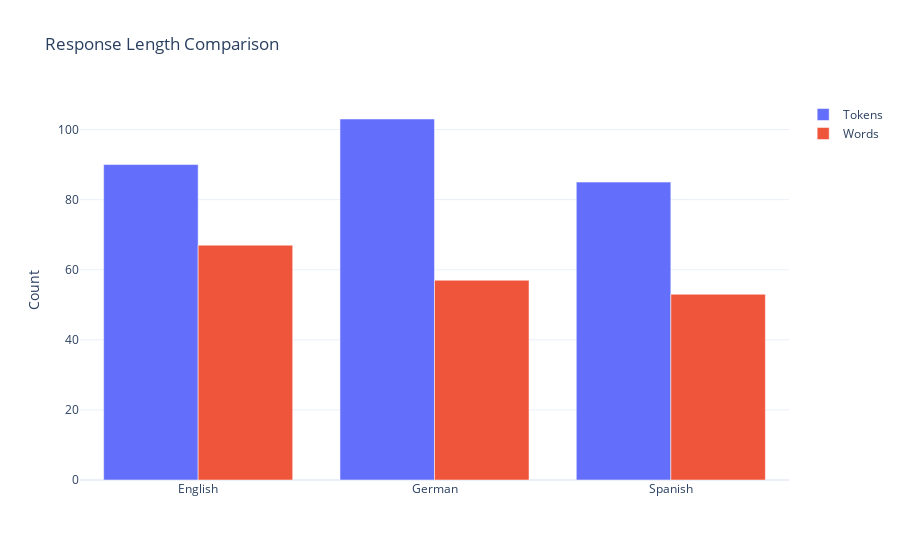

Notebook code for this chart:
### Markdown cell above
## 📈 Part 6: Visualization

Let's create a simple comparison chart:

### Code cell
import plotly.graph_objects as go

# Prepare data
languages = ['English', 'German', 'Spanish']
responses = [en_response, de_response, es_response]

token_counts = [r.tokens_output if r else 0 for r in responses]
word_counts = [
    quantitative.calculate_all_quantitative_metrics(r.content, r.tokens_output, lang)['length_metrics']['word_count']
    if r else 0
    for r, lang in zip(responses, ['en', 'de', 'es'])
]

# Create bar chart
fig = go.Figure(data=[
    go.Bar(name='Tokens', x=languages, y=token_counts),
    go.Bar(name='Words', x=languages, y=word_counts)
])

fig.update_layout(
    title='Response Length Comparison',
    barmode='group',
    yaxis_title='Count',
    template='plotly_white'
)

fig.show()

### Figure 1 — Plotly figure (JSON) as saved in the notebook; plotly's stock layout.template omitted (floating-point values rounded to 4 significant figures)
{"data": [{"name": "Tokens", "type": "bar", "x": ["English", "German", "Spanish"], "y": [90, 103, 85]}, {"name": "Words", "type": "bar", "x": ["English", "German", "Spanish"], "y": [67, 57, 53]}], "layout": {"autosize": true, "barmode": "group", "title": {"text": "Response Length Comparison"}, "xaxis": {"autorange": true, "range": [-0.5, 2.5], "type": "category"}, "yaxis": {"autorange": true, "range": [0, 108.4], "title": {"text": "Count"}, "type": "linear"}}}
